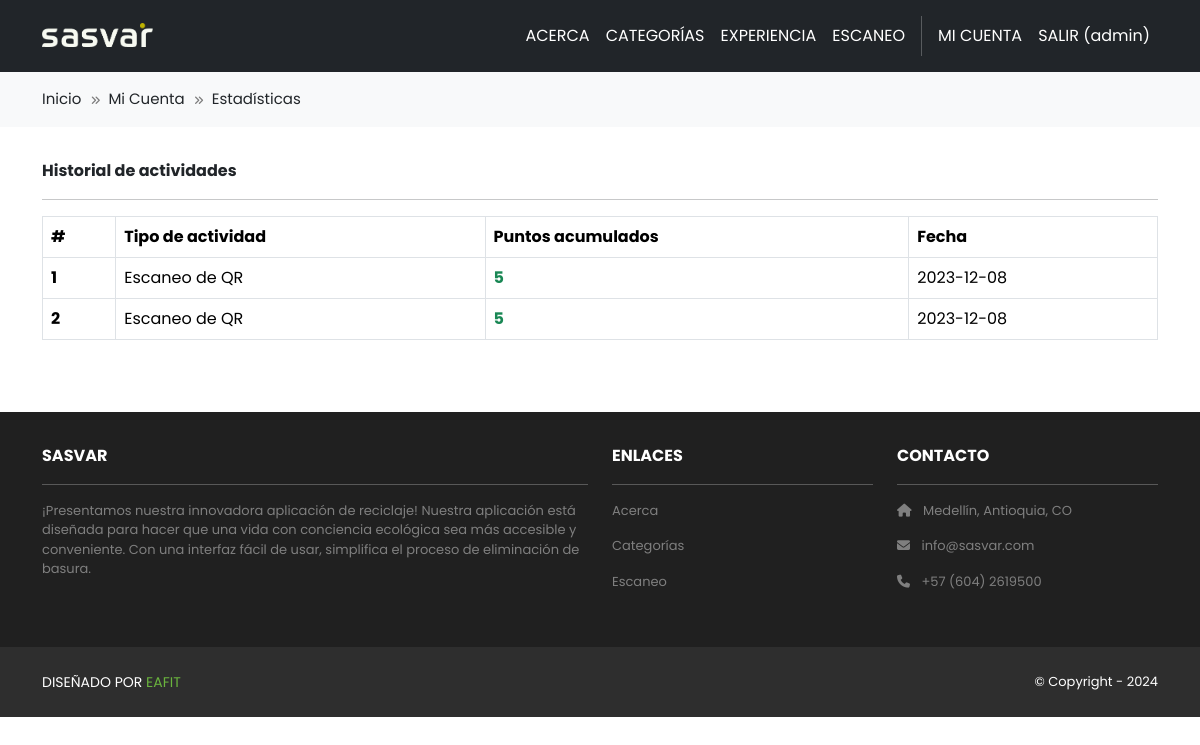
The app's page /mi-cuenta/estadisticas (signed in) with its own data.
### accounts/models.py (models this page shows, shortened)
class User(AbstractUser):
    email = models.CharField(max_length=30, unique=True)
    profile_picture = models.ImageField(upload_to='profile_pics', blank=True, null=True)
    experience_points = models.IntegerField(default=0)

class UserHistory(models.Model):
    created_at = models.DateTimeField(auto_now_add=True)
    type_of_activity = models.CharField(max_length=50, choices=[('QR_SCAN', 'QR Scan')])
    accumulated_points = models.IntegerField(default=0)
    user = models.ForeignKey(User, on_delete=models.CASCADE)

### accounts/views.py (the view)
# urls.py: path('estadisticas', views.stats, name='accounts.stats'),
@login_required
def stats(request):
    viewData = {}
    viewData["title"] = "Mis estadísticas"
    viewData["breadcrumbItems"] = [
        {"name": "Inicio", "route": "home.index"},
        {"name": "Mi Cuenta", "route": "accounts.index"},
        {"name": "Estadísticas", "route": "accounts.stats"},
    ]
    viewData["user_history_entries"] = UserHistory.objects.filter(user=request.user)
    return render(request, 'accounts/stats.html', {"viewData": viewData})

### accounts/templates/accounts/stats.html
{% extends 'base.html' %}
{% block content %}
<div class="p-3">
  <div class="container mb-3">
    <div class="row mt-3">
      <div class="mx-auto mb-4">
        <b>Historial de actividades</b>
        <hr />
        <table class="table table-bordered">
          <thead>
            <tr>
              <th scope="col">#</th>
              <th scope="col">Tipo de actividad</th>
              <th scope="col">Puntos acumulados</th>
              <th scope="col">Fecha</th>
            </tr>
          </thead>
          <tbody>
            {% for entry in viewData.user_history_entries %}
            <tr>
              <th scope="row">{{ forloop.counter }}</th>
              <td>Escaneo de QR</td>
              <td><span class="fw-bold text-success">{{ entry.accumulated_points }}</span></td>
              <td>{{ entry.created_at|date:"Y-m-d" }}</td>
            </tr>
            {% endfor %}
          </tbody>
        </table>
      </div>
    </div>
  </div>
</div>
{% endblock content %}

### recycling/templates/base.html (shortened to what this page needs)
<!DOCTYPE html>
<html>
  {% load static %}
  <head>
    <link href="https://cdn.jsdelivr.net/npm/bootstrap@5.3.2/dist/css/bootstrap.min.css" rel="stylesheet">
    <link rel="stylesheet" type="text/css" href="{% static 'css/style.css' %}">
    <link rel="stylesheet" href="https://cdnjs.cloudflare.com/ajax/libs/font-awesome/6.1.1/css/all.min.css">
  </head>
  <body>
    <nav class="p-3 navbar navbar-dark bg-dark navbar-expand-lg bg-body-sasvar pb-3">
      <div class="container">
        <a class="navbar-brand" href="{% url 'home.index' %}">
          <img src="{% static 'images/logo-sasvar.png' %}" alt="logo" height="24" class="me-2" />
        </a>
        <div class="collapse navbar-collapse" id="navbarNavAltMarkup">
          <div class="navbar-nav ms-auto">
            <a class="nav-link" href="{% url 'home.about' %}">ACERCA</a>
            <a class="nav-link" href="{% url 'home.categories' %}">CATEGORÍAS</a>
            <a class="nav-link" href="{% url 'home.experience' %}">EXPERIENCIA</a>
            <a class="nav-link" href="{% url 'scanner.index' %}">ESCANEO</a>
            {% if user.is_authenticated %}
              <a class="nav-link" href="{% url 'accounts.index' %}">MI CUENTA</a>
              <a class="nav-link" href="{% url 'accounts.logout' %}">SALIR ({{ user.username }})</a>
            {% else %}
              <a class="nav-link" href="{% url 'accounts.login' %}">INICIAR SESIÓN</a>
              <a class="nav-link" href="{% url 'accounts.signup' %}">REGISTRO</a>
            {% endif %}
          </div>
        </div>
      </div>
    </nav>
    {% if viewData.breadcrumb is False %}
    {% else %}
    {% include 'breadcrumb.html' %}
    {% endif %}
    {% block content %}
    {% endblock content %}
    <section class="p-3 rc-footer d-none d-md-block">
      <div class="container">
        <div class="row mt-3 text-white">
          <div class="col-md-6 col-lg-8 col-xl-6 mx-auto mb-4">
            <b>SASVAR</b>
            <hr />
            <p class="font-13 rc-footer-font">¡Presentamos nuestra innovadora aplicación de reciclaje! Nuestra
              aplicación está diseñada para hacer que una vida con conciencia ecológica sea más accesible y
              conveniente. Con una interfaz fácil de usar, simplifica el proceso de eliminación de basura.</p>
          </div>
          <div class="col-md-3 col-lg-4 col-xl-3 mx-auto mb-4">
            <b>ENLACES</b>
            <hr />
            <p class="font-13 rc-footer-font"><a class="nav-link" href="{% url 'home.about' %}">Acerca</a></p>
            <p class="font-13 rc-footer-font"><a class="nav-link" href="{% url 'home.categories' %}">Categorías</a></p>
            <p class="font-13 rc-footer-font"><a class="nav-link" href="{% url 'scanner.index' %}">Escaneo</a></p>
          </div>
          <div class="col-md-3 col-lg-4 col-xl-3 mx-auto mb-4">
            <b>CONTACTO</b>
            <hr />
            <p class="font-13 rc-footer-font"><i class="fas fa-home me-2"></i> Medellín, Antioquia, CO</p>
            <p class="font-13 rc-footer-font"><i class="fas fa-envelope me-2"></i> info@sasvar.com</p>
            <p class="font-13 rc-footer-font"><i class="fas fa-phone me-2"></i> +57 (604) 2619500</p>
          </div>
        </div>
      </div>
    </section>
    <section class="p-3 rc-footer-bottom">
      <div class="container d-flex justify-content-between">
        <div class="me-5 rc-footer-bottom-copy text-white">
          <span>DISEÑADO POR <a href="https://www.eafit.edu.co" target="_blank">EAFIT</a></span>
        </div>
        <div class="rc-footer-bottom-copy text-white font-13">
          <span>© Copyright - 2024</span>
        </div>
      </div>
    </section>
  </body>
</html>

### recycling/static/css/style.css (style rules this page uses)
body { font-family: 'Poppins', sans-serif; }
.rc-footer { background-color: #202020; }
.rc-footer-bottom { background-color: #2E2E2E; }
.rc-footer-bottom-copy { font-size: 14px; margin: 0; line-height: 38px; }
.rc-footer-bottom-copy a { color: #6ab43e; text-decoration: none; }
.font-13 { font-size: 13px; }
.rc-footer-font { color: #7F7F7F; }
.bg-body-sasvar { background-color: #252527; }
.bg-body-sasvar a.nav-link { color: #fff !important; }
.navbar-brand { margin-top: -5px !important; }

### records on screen
User: username "admin"
UserHistory: accumulated_points "5", created_at "2023-12-08"
UserHistory: accumulated_points "5", created_at "2023-12-08"

### other values on screen
{{ item.name }} "Inicio"
{{ item.name }} "Mi Cuenta"
{{ item.name }} "Estadísticas"
